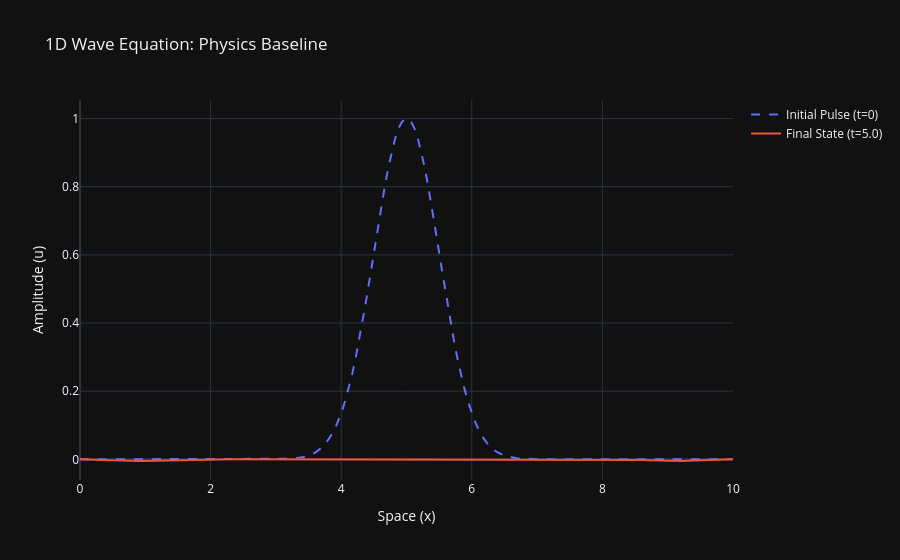

Notebook code for this chart:
### Code cell
import numpy as np
import plotly.graph_objects as go

# 1. Define the Grid (Space and Time)
L = 10.0          # Length of the domain (e.g., the optical fiber)
T = 5.0           # Total time to simulate
nx = 200          # Number of spatial points
nt = 400          # Number of time steps
c = 1.0           # Wave speed

dx = L / (nx - 1)
dt = T / (nt - 1)

# Courant number (must be <= 1 for stability in finite difference)
C = c * dt / dx   

# 2. Initialize the arrays
x = np.linspace(0, L, nx)
u = np.zeros(nx)       # Current time step
u_prev = np.zeros(nx)  # Previous time step
u_next = np.zeros(nx)  # Next time step

# 3. Set the Initial Condition (A Gaussian pulse representing our laser)
u_prev = np.exp(-0.5 * ((x - L/2) / 0.5)**2)
u = np.copy(u_prev)

# We will store the history to visualize it later
history = [np.copy(u)]

# 4. Finite Difference Time Stepping
for n in range(1, nt):
    for i in range(1, nx - 1):
        u_next[i] = 2 * u[i] - u_prev[i] + (C**2) * (u[i+1] - 2*u[i] + u[i-1])
    
    # Boundary conditions (keeping the ends fixed at 0)
    u_next[0] = 0
    u_next[-1] = 0
    
    # Move forward in time
    u_prev = np.copy(u)
    u = np.copy(u_next)
    history.append(np.copy(u))

# 5. Visualize the initial and final state with Plotly
fig = go.Figure()
fig.add_trace(go.Scatter(x=x, y=history[0], mode='lines', name='Initial Pulse (t=0)', line=dict(dash='dash')))
fig.add_trace(go.Scatter(x=x, y=history[-1], mode='lines', name=f'Final State (t={T})'))

fig.update_layout(title='1D Wave Equation: Physics Baseline',
                  xaxis_title='Space (x)',
                  yaxis_title='Amplitude (u)',
                  template='plotly_dark') # A dark theme looks better for physics dashboards!
fig.show()

### Figure 1 — Plotly figure (JSON) as saved in the notebook; plotly's stock layout.template omitted (floating-point values rounded to 4 significant figures; data arrays with more than 128 entries replaced by an {"elided": "..."} marker saying what was removed)
{"data": [{"line": {"dash": "dash"}, "mode": "lines", "name": "Initial Pulse (t=0)", "type": "scatter", "x": {"elided": "200 float values"}, "y": {"elided": "200 float values"}}, {"mode": "lines", "name": "Final State (t=5.0)", "type": "scatter", "x": {"elided": "200 float values"}, "y": {"elided": "200 float values"}}], "layout": {"title": {"text": "1D Wave Equation: Physics Baseline"}, "xaxis": {"title": {"text": "Space (x)"}}, "yaxis": {"title": {"text": "Amplitude (u)"}}}}
